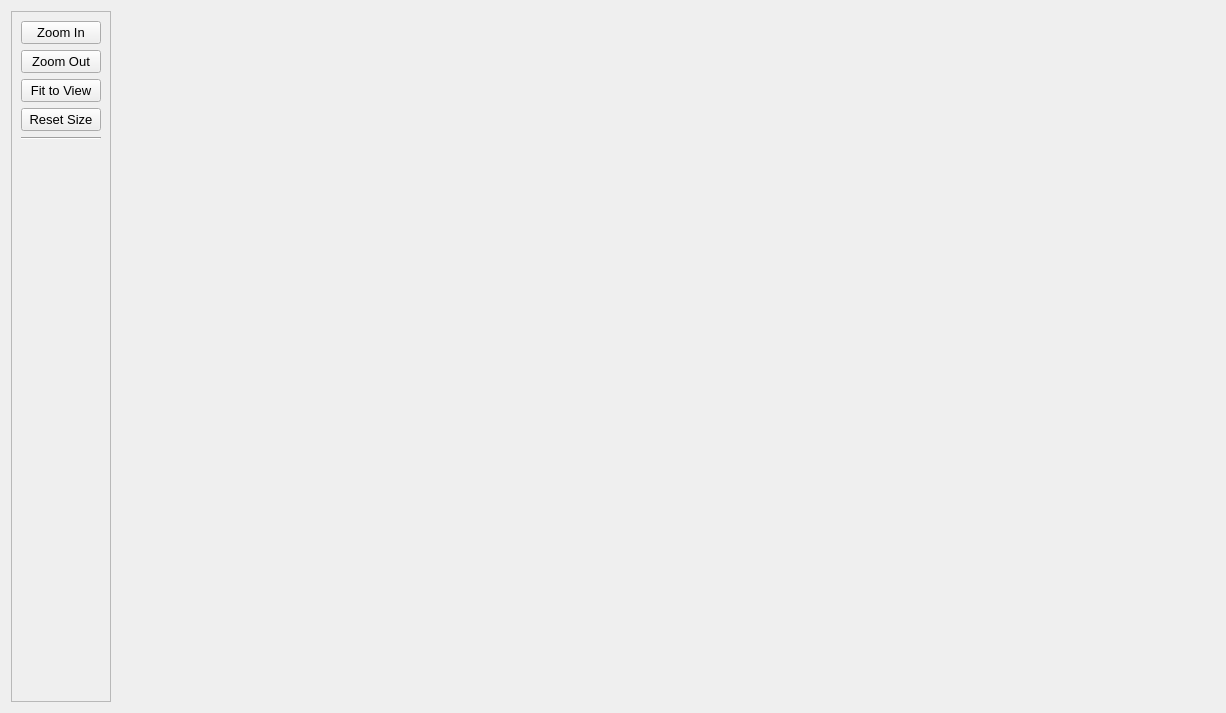
<?xml version="1.0" encoding="UTF-8"?>
<ui version="4.0">
 <class>MapViewerTool</class>
 <widget class="QWidget" name="MapViewerTool">
  <property name="geometry">
   <rect>
    <x>0</x>
    <y>0</y>
    <width>1226</width>
    <height>713</height>
   </rect>
  </property>
  <property name="windowTitle">
   <string>Form</string>
  </property>
  <layout class="QHBoxLayout" name="horizontalLayout">
   <item>
    <widget class="QFrame" name="frame_controls">
     <property name="sizePolicy">
      <sizepolicy hsizetype="Maximum" vsizetype="Preferred">
       <horstretch>0</horstretch>
       <verstretch>0</verstretch>
      </sizepolicy>
     </property>
     <property name="frameShape">
      <enum>QFrame::StyledPanel</enum>
     </property>
     <property name="frameShadow">
      <enum>QFrame::Raised</enum>
     </property>
     <layout class="QVBoxLayout" name="verticalLayout_2">
      <item>
       <widget class="QPushButton" name="pushButton_zoomIn">
        <property name="font">
         <font>
          <pointsize>10</pointsize>
         </font>
        </property>
        <property name="text">
         <string>Zoom In</string>
        </property>
       </widget>
      </item>
      <item>
       <widget class="QPushButton" name="pushButton_zoomOut">
        <property name="font">
         <font>
          <pointsize>10</pointsize>
         </font>
        </property>
        <property name="text">
         <string>Zoom Out</string>
        </property>
       </widget>
      </item>
      <item>
       <widget class="QPushButton" name="pushButton_fitToView">
        <property name="font">
         <font>
          <pointsize>10</pointsize>
         </font>
        </property>
        <property name="text">
         <string>Fit to View</string>
        </property>
       </widget>
      </item>
      <item>
       <widget class="QPushButton" name="pushButton_resetSize">
        <property name="font">
         <font>
          <pointsize>10</pointsize>
         </font>
        </property>
        <property name="text">
         <string>Reset Size</string>
        </property>
       </widget>
      </item>
      <item>
       <widget class="Line" name="line">
        <property name="orientation">
         <enum>Qt::Horizontal</enum>
        </property>
       </widget>
      </item>
      <item>
       <spacer name="verticalSpacer">
        <property name="orientation">
         <enum>Qt::Vertical</enum>
        </property>
        <property name="sizeHint" stdset="0">
         <size>
          <width>20</width>
          <height>40</height>
         </size>
        </property>
       </spacer>
      </item>
     </layout>
    </widget>
   </item>
   <item>
    <layout class="QVBoxLayout" name="verticalLayout">
     <item>
      <widget class="QFrame" name="frame_mapButtons">
       <property name="sizePolicy">
        <sizepolicy hsizetype="Preferred" vsizetype="Maximum">
         <horstretch>0</horstretch>
         <verstretch>0</verstretch>
        </sizepolicy>
       </property>
       <property name="frameShape">
        <enum>QFrame::StyledPanel</enum>
       </property>
       <property name="frameShadow">
        <enum>QFrame::Raised</enum>
       </property>
      </widget>
     </item>
    </layout>
   </item>
  </layout>
 </widget>
 <resources/>
 <connections/>
</ui>
